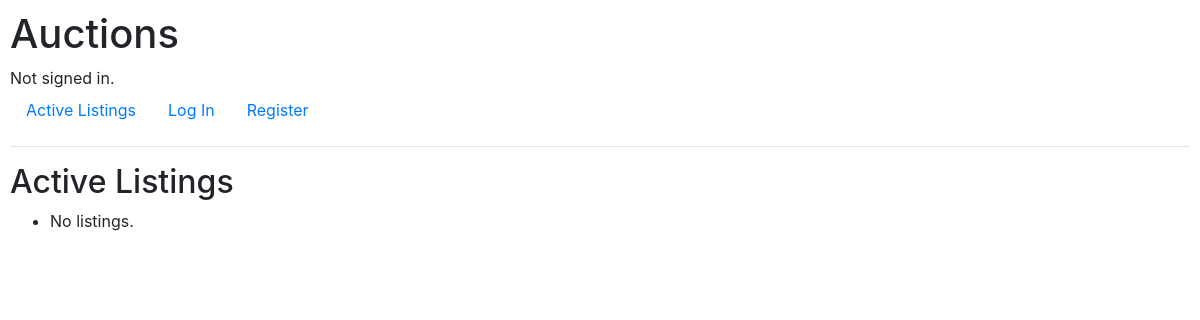
The app's page /, older data.
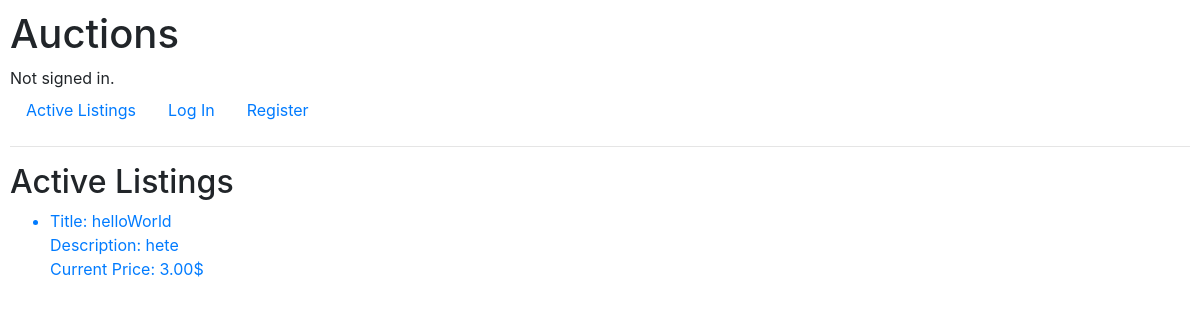
The same page, newer data.
### auctions/models.py (models this page shows, shortened)
class AuctionListing(models.Model):
    status = models.BooleanField(default=True)
    title = models.CharField(max_length=100, blank=False)
    description = models.TextField(blank=False)
    image = models.URLField(blank=True)
    starting_price = models.DecimalField(max_digits=8, decimal_places=2, blank=False, validators=[MinValueValidator(0.01)])
    current_price = models.DecimalField(max_digits=8, decimal_places=2, validators=[MinValueValidator(0.01)])
    created_at = models.DateTimeField(auto_now_add=True)
    bidding_count = models.IntegerField(default=0)
    seller = models.ForeignKey(User, related_name="auction_listing", on_delete=models.CASCADE, blank=False)
    category = models.ForeignKey(Category, related_name="auction_listing", on_delete=models.SET_DEFAULT, default=1)
    def __str__(self):
        return self.title

### auctions/views.py (the view)
# urls.py: path("", views.index, name="index"),
def index(request):
    listings = AuctionListing.objects.filter(status=True)
    return render(request, "auctions/index.html", {
            "listings": listings,
    })

### auctions/templates/auctions/index.html (shortened to what this page needs)
{% extends "auctions/layout.html" %}
{% block body %}
    <h2>Active Listings</h2>
    <ul>
        {% for listing in listings %}
            <a href="{% url 'listing' listing.pk %}">
                <li>
                    <div>Title: {{ listing }}</div>
                    <div>Description: {{ listing.description }}</div>
                    <div>Current Price: {{ listing.current_price }}$</div>
                </li>
            </a>
        {% empty %}
            <li>No listings.</li>
        {% endfor %}
    </ul>
{% endblock %}

Row changes from the older to the newer data that the page shows:
added AuctionListing: title "helloWorld", description "hete", current_price "3.00"
Text that changed along with them:
text no longer shown: "No listings."
